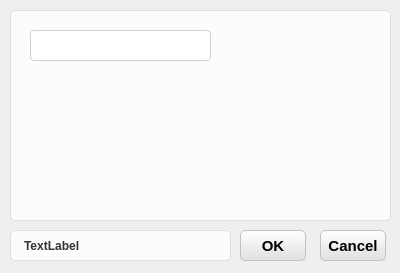
<?xml version="1.0" encoding="UTF-8"?>
<ui version="4.0">
 <class>ParaDialog</class>
 <widget class="QDialog" name="ParaDialog">
  <property name="geometry">
   <rect>
    <x>0</x>
    <y>0</y>
    <width>400</width>
    <height>273</height>
   </rect>
  </property>
  <property name="windowTitle">
   <string>Dialog</string>
  </property>
  <property name="styleSheet">
   <string notr="true">/* ================== QPushButton &amp; QToolButton 开始 ================== */

/* 按钮默认状态 */
QPushButton, QToolButton {
    border: 1px solid #c0c0c0;      
    background: qlineargradient(x1:0, y1:0, x2:0, y2:1, stop:0 #ffffff, stop:1 #e0e0e0);
    border-radius: 5px; 
    outline: none;                  
    padding: 0px;                   
}

/* 按钮鼠标悬停时 */
QPushButton:hover, QToolButton:hover {
    border: 1px solid #a0a0a0;      
    background: qlineargradient(x1:0, y1:0, x2:0, y2:1, stop:0 #ffffff, stop:1 #d0d0d0);
}

/* 按钮鼠标按下时 */
QPushButton:pressed, QToolButton:pressed {
    border: 1px solid #808080;      
    background: qlineargradient(x1:0, y1:0, x2:0, y2:1, stop:0 #d0d0d0, stop:1 #e0e0e0);
}

/* ================== QLineEdit 开始 ================== */

/* 默认状态 */
QLineEdit {
    background-color: #ffffff;
    border: 1px solid #D0D0D0;     
    border-radius: 4px;            
    padding: 2px 2px;              
    color: #222222;                
    min-height: 20px;              
}

/* 获得焦点时 */
QLineEdit:focus {
    border: 1px solid #007AFF;     
    background-color: #E8F4FF;     
}

/* 禁用状态 */
QLineEdit:disabled {
    background-color: #eef1f5;     
    color: #9aa0a6;                
    border: 1px solid #d3d8e0;     
}

/* ================== QTableWidget 开始 ================== */

QTableWidget {
    background-color: #ffffff;
    border: 1px solid #c8cdd6;
    border-radius: 5px;
    gridline-color: #eef1f5;
    selection-background-color: #eef1f5;
    color: #222222;
}

QTableWidget::item {
    padding: 2px 2px;
}

/* 表头样式（补充了右侧分割线） */
QHeaderView::section {
    background-color: #ffffff;
    border: none;
    border-bottom: 1px solid #c8cdd6;
    border-right: 1px solid #eef1f5; /* ⚠️ 新增：给表头加上右侧分割线，区分不同列 */
    padding: 2px 2px;
    color: #222222;
}

/* ================== QGroupBox 开始 ================== */

QGroupBox {
    border: 1px solid #E0E0E0; 
    border-radius: 5px; 
    background-color: #FCFCFC; 
    margin-top: 10px; /* ⚠️ 新增：给标题留出一点顶部空间 */
}

/* 分组框标题（补充了左右内边距） */
QGroupBox::title {
    subcontrol-origin: margin;
    subcontrol-position: top left;
    color: #333333;
    font-weight: bold;
    background-color: #FCFCFC; 
    padding: 0 5px; /* ⚠️ 新增：左右留出 5px 空间，让遮盖边框的效果更自然，文字不贴边 */
}

/* ================== QLabel 开始 ================== */

QLabel {
    color: #333333;           /* 与 QGroupBox::title 保持一致的深灰色 */
    font-weight: bold;        /* 保持相同的加粗效果（如果是普通文本可去掉这行） */
    background-color: #FCFCFC; /* 与分组框背景色一致 */
    border: 1px solid #E0E0E0; /* 相同的边框颜色和粗细 */
    border-radius: 5px;       /* 相同的圆角 */
    padding: 6px 10px;        /* 适当的内边距，让文字不贴边，视觉上更舒适 */
}</string>
  </property>
  <widget class="QPushButton" name="pushButton_Cancel">
   <property name="geometry">
    <rect>
     <x>320</x>
     <y>230</y>
     <width>66</width>
     <height>31</height>
    </rect>
   </property>
   <property name="font">
    <font>
     <pointsize>11</pointsize>
     <weight>75</weight>
     <bold>true</bold>
    </font>
   </property>
   <property name="text">
    <string>Cancel</string>
   </property>
  </widget>
  <widget class="QLabel" name="label">
   <property name="geometry">
    <rect>
     <x>10</x>
     <y>230</y>
     <width>221</width>
     <height>31</height>
    </rect>
   </property>
   <property name="text">
    <string>TextLabel</string>
   </property>
  </widget>
  <widget class="QGroupBox" name="groupBox">
   <property name="geometry">
    <rect>
     <x>10</x>
     <y>0</y>
     <width>381</width>
     <height>221</height>
    </rect>
   </property>
   <property name="title">
    <string/>
   </property>
   <widget class="QLineEdit" name="lineEdit">
    <property name="geometry">
     <rect>
      <x>20</x>
      <y>30</y>
      <width>181</width>
      <height>31</height>
     </rect>
    </property>
   </widget>
  </widget>
  <widget class="QPushButton" name="pushButton_OK">
   <property name="geometry">
    <rect>
     <x>240</x>
     <y>230</y>
     <width>66</width>
     <height>31</height>
    </rect>
   </property>
   <property name="font">
    <font>
     <pointsize>11</pointsize>
     <weight>75</weight>
     <bold>true</bold>
    </font>
   </property>
   <property name="text">
    <string>OK</string>
   </property>
  </widget>
 </widget>
 <resources/>
 <connections/>
</ui>
